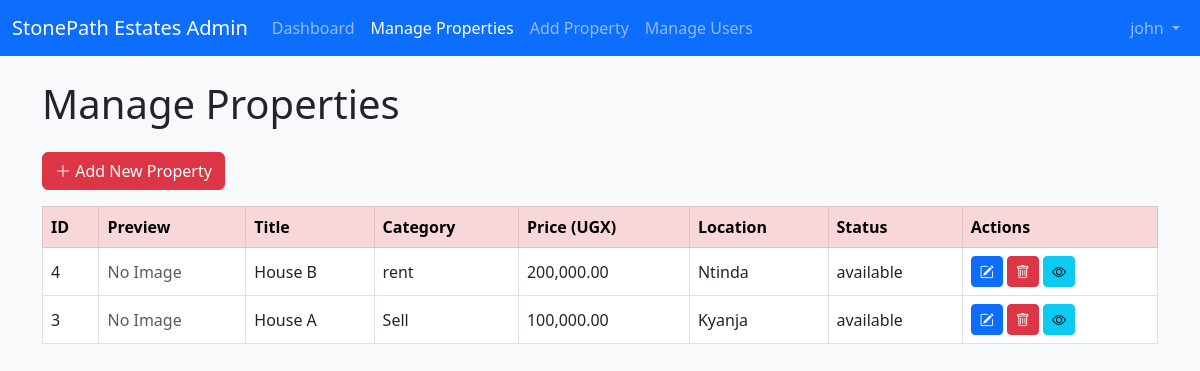
/admin/manage_properties.php (signed in), run on an earlier commit of the app's database.
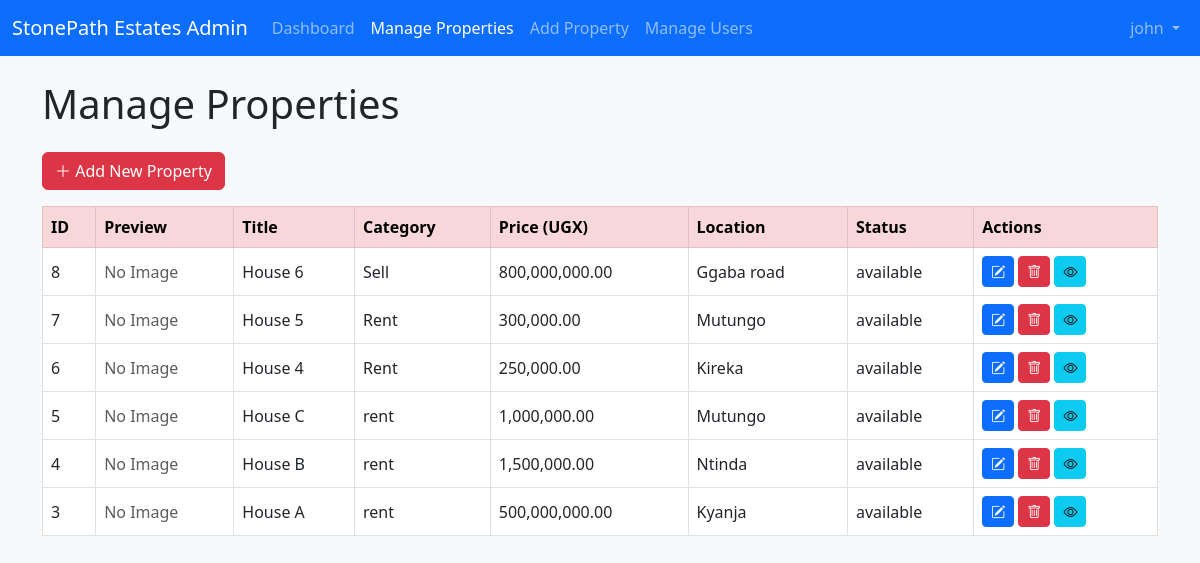
And on a later commit of the database.
### tables this page shows
CREATE TABLE `properties` (
  `id` int(11) NOT NULL,
  `title` varchar(255) NOT NULL,
  `description` text DEFAULT NULL,
  `category` varchar(50) NOT NULL,
  `preview_image` varchar(255) DEFAULT NULL,
  `price` decimal(12,2) NOT NULL,
  `location` varchar(255) NOT NULL,
  `latitude` double DEFAULT NULL,
  `longitude` double DEFAULT NULL,
  `status` enum('available','rented','sold') DEFAULT 'available',
  `image` varchar(255) DEFAULT NULL,
  `created_at` timestamp NOT NULL DEFAULT current_timestamp()
);

### admin/manage_properties.php (the view, shortened to what this page needs)
<?php
require_once 'includes/connect.php';
$stmt = $pdo->query("SELECT * FROM properties ORDER BY id DESC");
$properties = $stmt->fetchAll();
?>
<!DOCTYPE html>
<html lang="en">
<head>
    <link href="https://cdn.jsdelivr.net/npm/bootstrap@5.3.0/dist/css/bootstrap.min.css" rel="stylesheet" />
    <link href="https://cdn.jsdelivr.net/npm/bootstrap-icons@1.10.5/font/bootstrap-icons.css" rel="stylesheet" />
</head>
<body>
<?php include 'includes/header.php'; ?>
<div class="container mt-4">
    <h1 class="mb-4">Manage Properties</h1>
    <a href="add_property.php" class="btn btn-danger mb-3">
        <i class="bi bi-plus-lg"></i> Add New Property
    </a>
    <?php if (count($properties) === 0): ?>
        <p>No properties found.</p>
    <?php else: ?>
        <table class="table table-bordered table-hover align-middle">
            <thead class="table-danger">
                <tr>
                    <th>ID</th>
                    <th>Preview</th>
                    <th>Title</th>
                    <th>Category</th>
                    <th>Price (UGX)</th>
                    <th>Location</th>
                    <th>Status</th>
                    <th>Actions</th>
                </tr>
            </thead>
            <tbody>
                <?php foreach ($properties as $property): ?>
                    <tr>
                        <td><?= htmlspecialchars($property['id']) ?></td>
                        <td>
                            <?php
                            $previewPath = '../' . $property['preview_image'];
                            if ($property['preview_image'] && file_exists($previewPath)): ?>
                                <img src="<?= htmlspecialchars($property['preview_image']) ?>" alt="Preview" class="thumb-img" />
                            <?php else: ?>
                                <span class="text-muted">No Image</span>
                            <?php endif; ?>
                        </td>
                        <td><?= htmlspecialchars($property['title']) ?></td>
                        <td><?= htmlspecialchars($property['category']) ?></td>
                        <td><?= number_format($property['price'], 2) ?></td>
                        <td><?= htmlspecialchars($property['location']) ?></td>
                        <td><?= htmlspecialchars($property['status']) ?></td>
                        <td>
                            <a href="edit_property.php?id=<?= $property['id'] ?>" class="btn btn-sm btn-primary" title="Edit">
                                <i class="bi bi-pencil-square"></i>
                            </a>
                            <a href="manage_properties.php?delete_id=<?= $property['id'] ?>"
                               class="btn btn-sm btn-danger"
                               title="Delete"
                               onclick="return confirm('Are you sure you want to delete this property? This action cannot be undone.')">
                                <i class="bi bi-trash"></i>
                            </a>
                            <a href="view_property.php?id=<?= $property['id'] ?>" class="btn btn-sm btn-info" title="View Details">
                                <i class="bi bi-eye"></i>
                            </a>
                        </td>
                    </tr>
                <?php endforeach; ?>
            </tbody>
        </table>
    <?php endif; ?>
</div>
<?php include 'includes/footer.php'; ?>
</body>
</html>

### admin/includes/header.php (shortened to what this page needs)
<?php
$currentPage = basename($_SERVER['PHP_SELF']);
?>
<!DOCTYPE html>
<html lang="en">
<head>
    <link href="https://cdn.jsdelivr.net/npm/bootstrap@5.3.0/dist/css/bootstrap.min.css" rel="stylesheet" />
    <link href="https://cdn.jsdelivr.net/npm/bootstrap-icons@1.10.5/font/bootstrap-icons.css" rel="stylesheet" />
</head>
<body>
<nav class="navbar navbar-expand-lg navbar-dark bg-primary mb-4">
  <div class="container-fluid">
    <a class="navbar-brand" href="dashboard.php">StonePath Estates Admin</a>
    <div class="collapse navbar-collapse" id="adminNavbar">
      <ul class="navbar-nav me-auto mb-2 mb-lg-0">
        <li class="nav-item">
          <a class="nav-link <?= $currentPage === 'dashboard.php' ? 'active' : '' ?>" href="dashboard.php">Dashboard</a>
        </li>
        <li class="nav-item">
          <a class="nav-link <?= in_array($currentPage, ['manage_properties.php', 'add_property.php', 'edit_property.php']) ? 'active' : '' ?>" href="manage_properties.php">Manage Properties</a>
        </li>
        <li class="nav-item">
          <a class="nav-link <?= $currentPage === 'add_property.php' ? 'active' : '' ?>" href="add_property.php">Add Property</a>
        </li>
        <li class="nav-item">
          <a class="nav-link <?= in_array($currentPage, ['manage_users.php', 'add_user.php']) ? 'active' : '' ?>" href="manage_users.php">Manage Users</a>
        </li>
      </ul>
      <ul class="navbar-nav ms-auto">
        <li class="nav-item dropdown">
          <a class="nav-link dropdown-toggle" href="#" role="button" data-bs-toggle="dropdown" aria-expanded="false">
            <?= htmlspecialchars($_SESSION['admin_username'] ?? 'Admin') ?>
          </a>
        </li>
      </ul>
    </div>
  </div>
</nav>

### admin/includes/footer.php (shortened to what this page needs)
</body>
</html>

### admin/includes/header.php (style rules this page uses)
body { min-height: 100vh; background-color: #f8f9fa; }

What changed in the data, as far as the page shows it:
added properties: id "8", shows "No Image", title "House 6", category "Sell", price "800,000,000.00", location "Ggaba road", status "available"
added properties: id "7", shows "No Image", title "House 5", category "Rent", price "300,000.00", location "Mutungo", status "available"
added properties: id "6", shows "No Image", title "House 4", category "Rent", price "250,000.00", location "Kireka", status "available"
added properties: id "5", shows "No Image", title "House C", category "rent", price "1,000,000.00", location "Mutungo", status "available"
changed properties "House B": price "200,000.00" → "1,500,000.00"
changed properties "House A": category "Sell" → "rent"; price "100,000.00" → "500,000,000.00"
